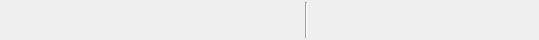
<?xml version="1.0" encoding="UTF-8"?>
<ui version="4.0">
 <class>MenueClass</class>
 <widget class="QWidget" name="MenueClass">
  <property name="geometry">
   <rect>
    <x>0</x>
    <y>0</y>
    <width>539</width>
    <height>40</height>
   </rect>
  </property>
  <property name="sizePolicy">
   <sizepolicy hsizetype="MinimumExpanding" vsizetype="Fixed">
    <horstretch>0</horstretch>
    <verstretch>0</verstretch>
   </sizepolicy>
  </property>
  <property name="minimumSize">
   <size>
    <width>0</width>
    <height>40</height>
   </size>
  </property>
  <property name="maximumSize">
   <size>
    <width>1000</width>
    <height>40</height>
   </size>
  </property>
  <property name="windowTitle">
   <string>WinMusik 3.0</string>
  </property>
  <property name="windowIcon">
   <iconset resource="../resources.qrc">
    <normaloff>:/logo/resources/icon64.png</normaloff>:/logo/resources/icon64.png</iconset>
  </property>
  <layout class="QHBoxLayout" name="horizontalLayout_3">
   <property name="margin">
    <number>2</number>
   </property>
   <item>
    <widget class="QFrame" name="frame">
     <property name="enabled">
      <bool>true</bool>
     </property>
     <property name="sizePolicy">
      <sizepolicy hsizetype="Preferred" vsizetype="Preferred">
       <horstretch>0</horstretch>
       <verstretch>0</verstretch>
      </sizepolicy>
     </property>
     <property name="styleSheet">
      <string notr="true"/>
     </property>
     <property name="frameShape">
      <enum>QFrame::NoFrame</enum>
     </property>
     <property name="frameShadow">
      <enum>QFrame::Plain</enum>
     </property>
     <property name="lineWidth">
      <number>0</number>
     </property>
     <property name="midLineWidth">
      <number>0</number>
     </property>
     <layout class="QHBoxLayout" name="horizontalLayout">
      <property name="spacing">
       <number>0</number>
      </property>
      <property name="margin">
       <number>0</number>
      </property>
      <item>
       <widget class="WMToolButton" name="toolButton_1">
        <property name="toolTip">
         <string>Music Cassette</string>
        </property>
        <property name="styleSheet">
         <string notr="true"/>
        </property>
        <property name="text">
         <string/>
        </property>
        <property name="icon">
         <iconset resource="../resources.qrc">
          <normaloff>:/devices25/resources/tr25x25-0001.png</normaloff>:/devices25/resources/tr25x25-0001.png</iconset>
        </property>
        <property name="iconSize">
         <size>
          <width>25</width>
          <height>25</height>
         </size>
        </property>
        <property name="autoRaise">
         <bool>true</bool>
        </property>
       </widget>
      </item>
      <item>
       <widget class="WMToolButton" name="toolButton_2">
        <property name="toolTip">
         <string>Audio CD</string>
        </property>
        <property name="styleSheet">
         <string notr="true"/>
        </property>
        <property name="text">
         <string/>
        </property>
        <property name="icon">
         <iconset resource="../resources.qrc">
          <normaloff>:/devices25/resources/tr25x25-0002.png</normaloff>:/devices25/resources/tr25x25-0002.png</iconset>
        </property>
        <property name="iconSize">
         <size>
          <width>25</width>
          <height>25</height>
         </size>
        </property>
        <property name="autoRaise">
         <bool>true</bool>
        </property>
       </widget>
      </item>
      <item>
       <widget class="WMToolButton" name="toolButton_3">
        <property name="toolTip">
         <string>Data Storage</string>
        </property>
        <property name="styleSheet">
         <string notr="true"/>
        </property>
        <property name="text">
         <string/>
        </property>
        <property name="icon">
         <iconset resource="../resources.qrc">
          <normaloff>:/devices25/resources/tr25x25-0003.png</normaloff>:/devices25/resources/tr25x25-0003.png</iconset>
        </property>
        <property name="iconSize">
         <size>
          <width>25</width>
          <height>25</height>
         </size>
        </property>
        <property name="autoRaise">
         <bool>true</bool>
        </property>
       </widget>
      </item>
      <item>
       <widget class="WMToolButton" name="toolButton_4">
        <property name="toolTip">
         <string>Record</string>
        </property>
        <property name="styleSheet">
         <string notr="true"/>
        </property>
        <property name="text">
         <string/>
        </property>
        <property name="icon">
         <iconset resource="../resources.qrc">
          <normaloff>:/devices25/resources/tr25x25-0004.png</normaloff>:/devices25/resources/tr25x25-0004.png</iconset>
        </property>
        <property name="iconSize">
         <size>
          <width>25</width>
          <height>25</height>
         </size>
        </property>
        <property name="autoRaise">
         <bool>true</bool>
        </property>
       </widget>
      </item>
      <item>
       <widget class="WMToolButton" name="toolButton_5">
        <property name="toolTip">
         <string>VHS-Tape</string>
        </property>
        <property name="styleSheet">
         <string notr="true"/>
        </property>
        <property name="text">
         <string/>
        </property>
        <property name="icon">
         <iconset resource="../resources.qrc">
          <normaloff>:/devices25/resources/tr25x25-0005.png</normaloff>:/devices25/resources/tr25x25-0005.png</iconset>
        </property>
        <property name="iconSize">
         <size>
          <width>25</width>
          <height>25</height>
         </size>
        </property>
        <property name="autoRaise">
         <bool>true</bool>
        </property>
       </widget>
      </item>
      <item>
       <widget class="WMToolButton" name="toolButton_6">
        <property name="toolTip">
         <string>Other</string>
        </property>
        <property name="styleSheet">
         <string notr="true"/>
        </property>
        <property name="text">
         <string/>
        </property>
        <property name="icon">
         <iconset resource="../resources.qrc">
          <normaloff>:/devices25/resources/tr25x25-0006.png</normaloff>:/devices25/resources/tr25x25-0006.png</iconset>
        </property>
        <property name="iconSize">
         <size>
          <width>25</width>
          <height>25</height>
         </size>
        </property>
        <property name="autoRaise">
         <bool>true</bool>
        </property>
       </widget>
      </item>
      <item>
       <widget class="WMToolButton" name="toolButton_7">
        <property name="toolTip">
         <string>MP3-CD</string>
        </property>
        <property name="styleSheet">
         <string notr="true"/>
        </property>
        <property name="text">
         <string/>
        </property>
        <property name="icon">
         <iconset resource="../resources.qrc">
          <normaloff>:/devices25/resources/tr25x25-0007.png</normaloff>:/devices25/resources/tr25x25-0007.png</iconset>
        </property>
        <property name="iconSize">
         <size>
          <width>25</width>
          <height>25</height>
         </size>
        </property>
        <property name="autoRaise">
         <bool>true</bool>
        </property>
       </widget>
      </item>
      <item>
       <widget class="WMToolButton" name="toolButton_8">
        <property name="toolTip">
         <string>Tape</string>
        </property>
        <property name="styleSheet">
         <string notr="true"/>
        </property>
        <property name="text">
         <string/>
        </property>
        <property name="icon">
         <iconset resource="../resources.qrc">
          <normaloff>:/devices25/resources/tr25x25-0008.png</normaloff>:/devices25/resources/tr25x25-0008.png</iconset>
        </property>
        <property name="iconSize">
         <size>
          <width>25</width>
          <height>25</height>
         </size>
        </property>
        <property name="autoRaise">
         <bool>true</bool>
        </property>
       </widget>
      </item>
      <item>
       <widget class="WMToolButton" name="toolButton_9">
        <property name="toolTip">
         <string>Audio DVD</string>
        </property>
        <property name="autoFillBackground">
         <bool>false</bool>
        </property>
        <property name="styleSheet">
         <string notr="true"/>
        </property>
        <property name="text">
         <string/>
        </property>
        <property name="icon">
         <iconset resource="../resources.qrc">
          <normaloff>:/devices25/resources/tr25x25-0009.png</normaloff>:/devices25/resources/tr25x25-0009.png</iconset>
        </property>
        <property name="iconSize">
         <size>
          <width>25</width>
          <height>25</height>
         </size>
        </property>
        <property name="autoRaise">
         <bool>true</bool>
        </property>
       </widget>
      </item>
     </layout>
    </widget>
   </item>
   <item>
    <widget class="Line" name="line">
     <property name="orientation">
      <enum>Qt::Vertical</enum>
     </property>
    </widget>
   </item>
   <item>
    <widget class="QFrame" name="frame_2">
     <property name="enabled">
      <bool>true</bool>
     </property>
     <property name="sizePolicy">
      <sizepolicy hsizetype="Preferred" vsizetype="Preferred">
       <horstretch>0</horstretch>
       <verstretch>0</verstretch>
      </sizepolicy>
     </property>
     <property name="styleSheet">
      <string notr="true"/>
     </property>
     <property name="frameShape">
      <enum>QFrame::NoFrame</enum>
     </property>
     <property name="frameShadow">
      <enum>QFrame::Plain</enum>
     </property>
     <property name="lineWidth">
      <number>0</number>
     </property>
     <property name="midLineWidth">
      <number>0</number>
     </property>
     <layout class="QHBoxLayout" name="horizontalLayout_2">
      <property name="spacing">
       <number>0</number>
      </property>
      <property name="margin">
       <number>0</number>
      </property>
      <item>
       <widget class="QToolButton" name="searchButton">
        <property name="toolTip">
         <string>Search</string>
        </property>
        <property name="autoFillBackground">
         <bool>false</bool>
        </property>
        <property name="styleSheet">
         <string notr="true"/>
        </property>
        <property name="text">
         <string/>
        </property>
        <property name="icon">
         <iconset resource="../resources.qrc">
          <normaloff>:/devices25/resources/tr25x25-0012.png</normaloff>:/devices25/resources/tr25x25-0012.png</iconset>
        </property>
        <property name="iconSize">
         <size>
          <width>25</width>
          <height>25</height>
         </size>
        </property>
        <property name="autoRaise">
         <bool>true</bool>
        </property>
       </widget>
      </item>
      <item>
       <widget class="QToolButton" name="propertiesButton">
        <property name="toolTip">
         <string>Properties</string>
        </property>
        <property name="autoFillBackground">
         <bool>false</bool>
        </property>
        <property name="styleSheet">
         <string notr="true"/>
        </property>
        <property name="text">
         <string/>
        </property>
        <property name="icon">
         <iconset resource="../resources.qrc">
          <normaloff>:/devices25/resources/tr25x25-0011.png</normaloff>:/devices25/resources/tr25x25-0011.png</iconset>
        </property>
        <property name="iconSize">
         <size>
          <width>25</width>
          <height>25</height>
         </size>
        </property>
        <property name="autoRaise">
         <bool>true</bool>
        </property>
       </widget>
      </item>
      <item>
       <widget class="QToolButton" name="coverButton">
        <property name="toolTip">
         <string>Print Cover</string>
        </property>
        <property name="autoFillBackground">
         <bool>false</bool>
        </property>
        <property name="styleSheet">
         <string notr="true"/>
        </property>
        <property name="text">
         <string/>
        </property>
        <property name="icon">
         <iconset resource="../resources.qrc">
          <normaloff>:/devices25/resources/tr25x25-0010.png</normaloff>:/devices25/resources/tr25x25-0010.png</iconset>
        </property>
        <property name="iconSize">
         <size>
          <width>25</width>
          <height>25</height>
         </size>
        </property>
        <property name="autoRaise">
         <bool>true</bool>
        </property>
       </widget>
      </item>
      <item>
       <widget class="QToolButton" name="searchlistButton">
        <property name="toolTip">
         <string>Manage Playlists</string>
        </property>
        <property name="autoFillBackground">
         <bool>false</bool>
        </property>
        <property name="styleSheet">
         <string notr="true"/>
        </property>
        <property name="text">
         <string/>
        </property>
        <property name="icon">
         <iconset resource="../resources.qrc">
          <normaloff>:/devices25/resources/wanted.png</normaloff>:/devices25/resources/wanted.png</iconset>
        </property>
        <property name="iconSize">
         <size>
          <width>25</width>
          <height>25</height>
         </size>
        </property>
        <property name="autoRaise">
         <bool>true</bool>
        </property>
       </widget>
      </item>
      <item>
       <widget class="QToolButton" name="playlistButton">
        <property name="toolTip">
         <string>Manage Playlists</string>
        </property>
        <property name="autoFillBackground">
         <bool>false</bool>
        </property>
        <property name="styleSheet">
         <string notr="true"/>
        </property>
        <property name="text">
         <string/>
        </property>
        <property name="icon">
         <iconset resource="../resources.qrc">
          <normaloff>:/devices25/resources/tr25x25-0016.png</normaloff>:/devices25/resources/tr25x25-0016.png</iconset>
        </property>
        <property name="iconSize">
         <size>
          <width>25</width>
          <height>25</height>
         </size>
        </property>
        <property name="autoRaise">
         <bool>true</bool>
        </property>
       </widget>
      </item>
      <item>
       <widget class="QToolButton" name="aboutButton">
        <property name="toolTip">
         <string>about WinMusik</string>
        </property>
        <property name="autoFillBackground">
         <bool>false</bool>
        </property>
        <property name="styleSheet">
         <string notr="true"/>
        </property>
        <property name="text">
         <string/>
        </property>
        <property name="icon">
         <iconset resource="../resources.qrc">
          <normaloff>:/devices25/resources/home.png</normaloff>:/devices25/resources/home.png</iconset>
        </property>
        <property name="iconSize">
         <size>
          <width>25</width>
          <height>25</height>
         </size>
        </property>
        <property name="autoRaise">
         <bool>true</bool>
        </property>
       </widget>
      </item>
      <item>
       <spacer name="horizontalSpacer">
        <property name="orientation">
         <enum>Qt::Horizontal</enum>
        </property>
        <property name="sizeHint" stdset="0">
         <size>
          <width>40</width>
          <height>20</height>
         </size>
        </property>
       </spacer>
      </item>
     </layout>
    </widget>
   </item>
  </layout>
 </widget>
 <layoutdefault spacing="6" margin="11"/>
 <customwidgets>
  <customwidget>
   <class>WMToolButton</class>
   <extends>QToolButton</extends>
   <header>wmtoolbutton.h</header>
  </customwidget>
 </customwidgets>
 <resources>
  <include location="../resources.qrc"/>
 </resources>
 <connections/>
</ui>
